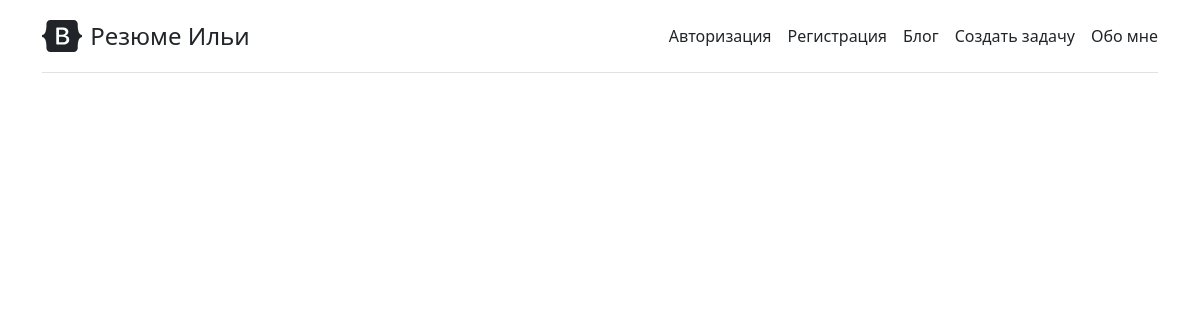
The page /blog/ on the database as committed earlier.
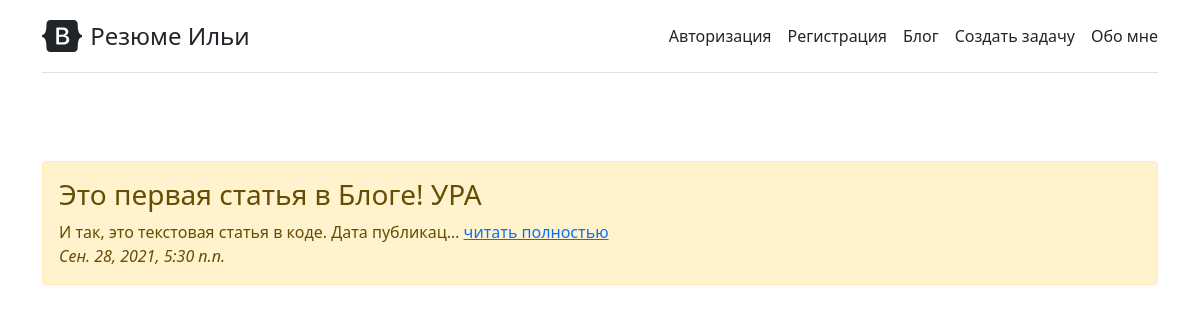
The same page on the database as committed later.
### blog/models.py (models this page shows, shortened)
class Article(models.Model):
    title = models.CharField('Название статьи', max_length=200)
    text_article = models.TextField('Текст статьи')
    image = models.ImageField('Изображение статьи', name='image', default='default.jpg', upload_to='blog/image')
    pub_date = models.DateTimeField('Дата публикации', auto_now_add=timezone.now)
    class Meta:
        verbose_name = 'Статья'
        verbose_name_plural = 'Статьи'

### blog/views.py (the view)
# urls.py: path('', views.blog, name='blog'),
def blog(request):
    articles = Article.objects.order_by('-id')[:5]
    context = {'article': articles}
    return render(request, 'blog.html', context)

### templates/blog.html (shortened to what this page needs)
<!DOCTYPE html>
<html lang="en">
<head>
    <link rel="stylesheet" href="https://cdn.jsdelivr.net/npm/bootstrap@5.1.1/dist/css/bootstrap.min.css">
</head>
<body>
<div class="container py-3">
<header>
    <div class="d-flex flex-column flex-md-row align-items-center pb-3 mb-4 border-bottom">
      <a href="{% url 'main:index' %}" class="d-flex align-items-center text-dark text-decoration-none">
        <span class="fs-4">Резюме Ильи</span>
      </a>
      <nav class="d-inline-flex mt-2 mt-md-0 ms-md-auto">
        <a class="me-3 py-2 text-dark text-decoration-none" href="{% url 'users:auth' %}">Авторизация</a>
        <a class="me-3 py-2 text-dark text-decoration-none" href="{% url 'users:reg' %}">Регистрация</a>
        <a class="me-3 py-2 text-dark text-decoration-none" href="{% url 'blog:blog' %}">Блог</a>
        <a class="me-3 py-2 text-dark text-decoration-none" href="{% url 'main:create' %}">Создать задачу</a>
        <a class="py-2 text-dark text-decoration-none" href="{% url 'main:about' %}">Обо мне</a>
      </nav>
    </div>
    <div class="pricing-header p-3 pb-md-4 mx-auto text-center">
    </div>
  </header>
{% block article %}
    {% if article  %}
        {% for a in article %}
            <div class="alert alert-warning mt-2"><h3>{{ a.title }}</h3>
                {{ a.text_article|truncatechars:50 }} <a href="{% url 'blog:article' a.id %}">читать полностью</a>
                <br/> <i>{{ a.pub_date }}</i> </div>
        {% endfor %}
    {% endif %}
{% endblock %}
<p><br />
</p>
</div>
</body>
</html>

Rows that differ between the two databases and show on the page:
added Article: title "Это первая статья в Блоге! УРА", text_article "И так, это текстовая статья в коде. Дата публикац…", pub_date "Сен. 28, 2021, 5:30 п.п."
